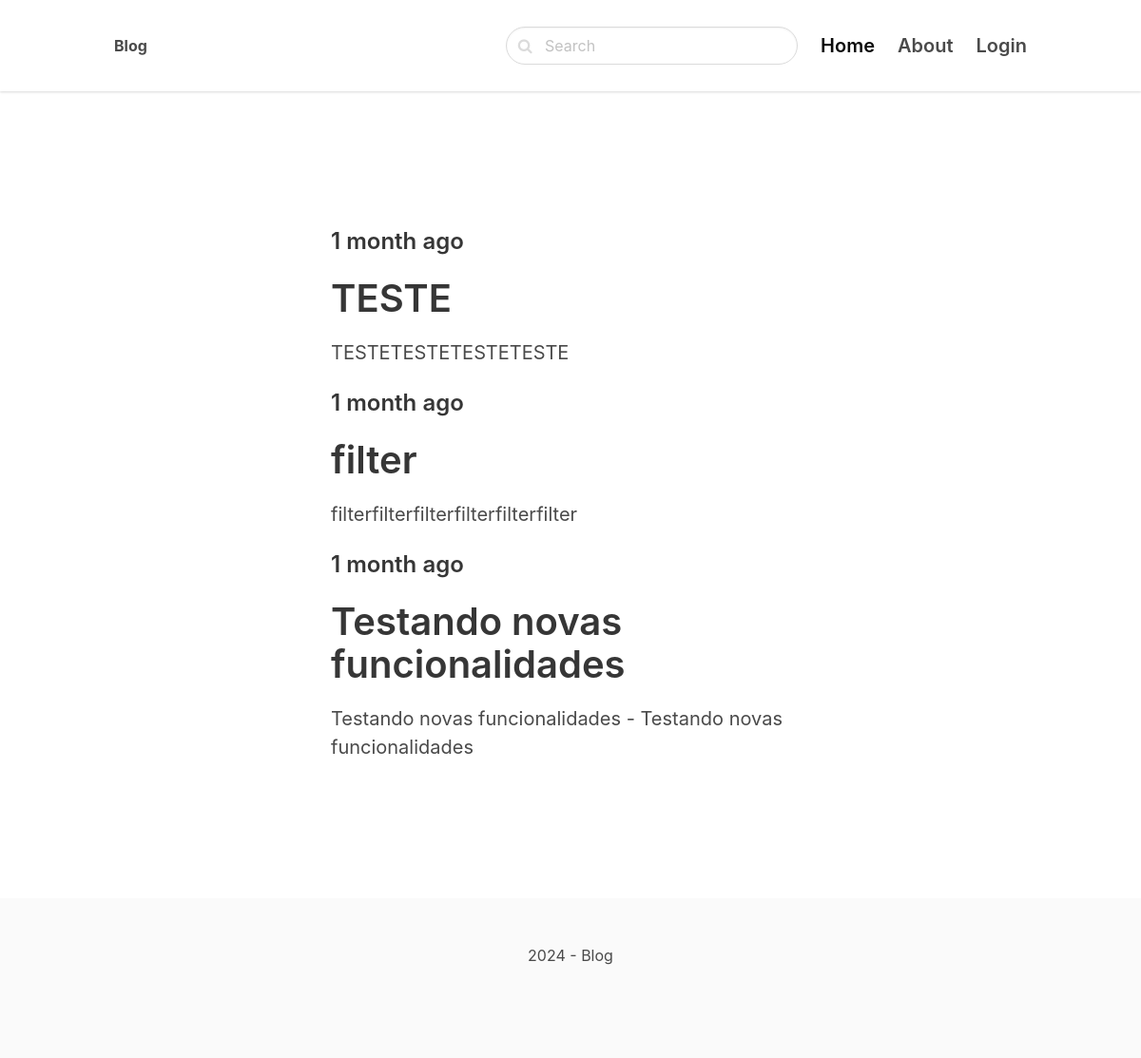
The page / on the database its author committed.
### blogFunc/models.py (models this page shows, shortened)
class Post(models.Model):
    ACTIVE = 'active'
    DRAFT = 'draft'
    CHOICES_STATUS = (
        (ACTIVE, 'Active'),
        (DRAFT, 'Draft')
    )
    user = models.ForeignKey(User, on_delete=models.CASCADE, null=True)
    category = models.ForeignKey(Category, related_name='posts', on_delete=models.CASCADE)
    title = models.CharField(max_length=255)
    slug = AutoSlugField(populate_from='title') #Address for the link using the title
    intro = models.TextField()
    body = models.TextField()
    created_at = models.DateTimeField(auto_now_add=True)
    status = models.CharField(max_length=10, choices=CHOICES_STATUS, default=ACTIVE)
    image = models.ImageField(upload_to='uploads/', blank=True, null=True)
    class Meta:
        ordering = ('-created_at',)

### core/views.py (the view)
# urls.py: path("", frontpage, name='frontpage'),
def frontpage(request):
    posts = Post.objects.filter(status=Post.ACTIVE)
    return render(request, 'core/frontpage.html', {'posts': posts})

### core/templates/core/frontpage.html (shortened to what this page needs)
<!DOCTYPE html>
{% extends 'core/base.html' %}
{% block content %}
    <section class="hero">
        <div class="hero-body">
            <div class="container">
                <section class="section">
                    <div class="columns">
                        <div class="column is-8 is-offset-2">
                            {% for post in posts %}
                                <div class="content is-medium">
                                    <h2 class="subtitle is-4">{{ post.created_at|timesince }} ago</h2>
                                    <a href="{% url 'post_detail' post.category.slug post.slug %}">
                                        <h1 class="title">{{ post.title }}</h1>
                                    </a>
                                    <p>{{ post.intro }}</p>
                                </div>
                            {% endfor %}
                        </div>
                    </div>
                </section>
            </div>
        </div>
    </section>
{% endblock %}

### rows shown on the page
Post: created_at "1 month", title "TESTE", intro "TESTETESTETESTETESTE"
Post: created_at "1 month", title "filter", intro "filterfilterfilterfilterfilterfilter"
Post: created_at "1 month", title "Testando novas funcionalidades", intro "Testando novas funcionalidades - Testando novas funcionalidades"
